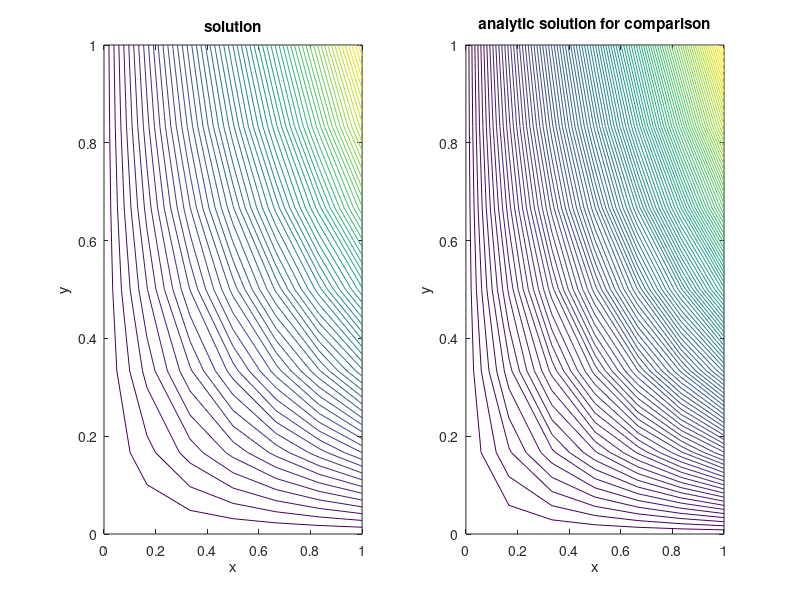

MATLAB code to generate this figure:
n = 7;
a = 1.35;
psi=zeros(n,n); %initial 7x7 matrix of zeros, includes boundary conditions at x,y=0
x= [0:1/(n-1):1];
y = [0:1/(n-1):1];

for i=2:n       %boundary conditions along y=1 and x=1
    psi(1,i) = sin(x(i))*sinh(1);
    psi(2:(n-1),n) = sin(1)*sinh(y((n-1):-1:2));
end

R=zeros(n); %initialize the value of the residual
iter=1;     %initial iteration number
iterMAX=30; %max iterations
errorMAX=0.001; %condition for convergence

while iter<iterMAX %main calculation
    for i=(n-1):-1:2
       for j=2:(n-1)
                R(i,j) = psi(i,j+1) +psi(i,j-1) + psi(i+1,j) +psi(i-1,j)- 4*psi(i,j);
                psi(i,j) = psi(i,j) +a*R(i,j)/4; 
       end
        v1=psi(5,5); %print out sample values to see the convergence
        v2=psi(5,4);
        v3=psi(5,3);
        v=[v1,v2,v3]
    end
    iter = iter+1;
    if abs(max(max(R))) < errorMAX %test for convergence condition
        for i = 1:7 %aligns the matrix entries with their correct positions for the contour function (line 41)
            A(i,:) = psi(8-i,:);
        end
        for i=1:7
            for j=1:7
                Z(i,j)=sin(x(i))*sinh(y(j));
            end
        end
        A=transpose(A);
        [X,Y] = meshgrid(x,y); %plot both the computed and the analytic solutions if convergence occurs
        figure
        subplot(1,2,1); contour(X,Y,A,60); xlabel('x');ylabel('y');title('solution');
        subplot(1,2,2); contour(X,Y,Z,100); xlabel('x');ylabel('y');title('analytic solution for comparison');
        solution=A              %display the calculated solution 
        analytic_solution=Z     %display the analytic solution
        iter-1                    %display the convergence iteration
        break
        
    end
end
